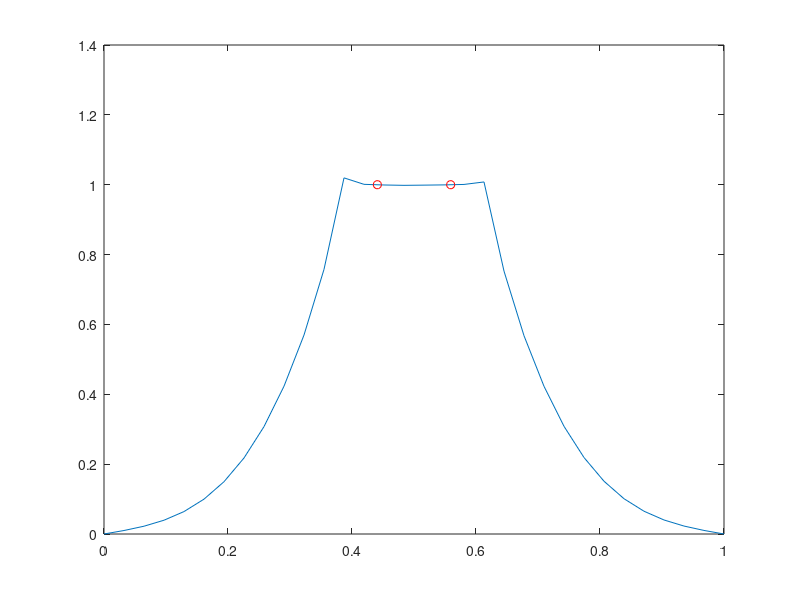

MATLAB code to generate this figure:
clc;
% clear all;
close all;
% ------------------------------------------------------------ %
X = dlmread('X.txt');
Y = dlmread('Y.txt');
T = dlmread('T.txt');

loc = 19;
x1 = sqrt(0.1^2 - (Y(2,loc) -0.5).^2) + 0.5
x2 = -sqrt(0.1^2 - (Y(2,loc) -0.5).^2) + 0.5

figure,
plot(X(:,loc), T(:,loc),...
       [x1, x2], [1, 1], 'ro')
